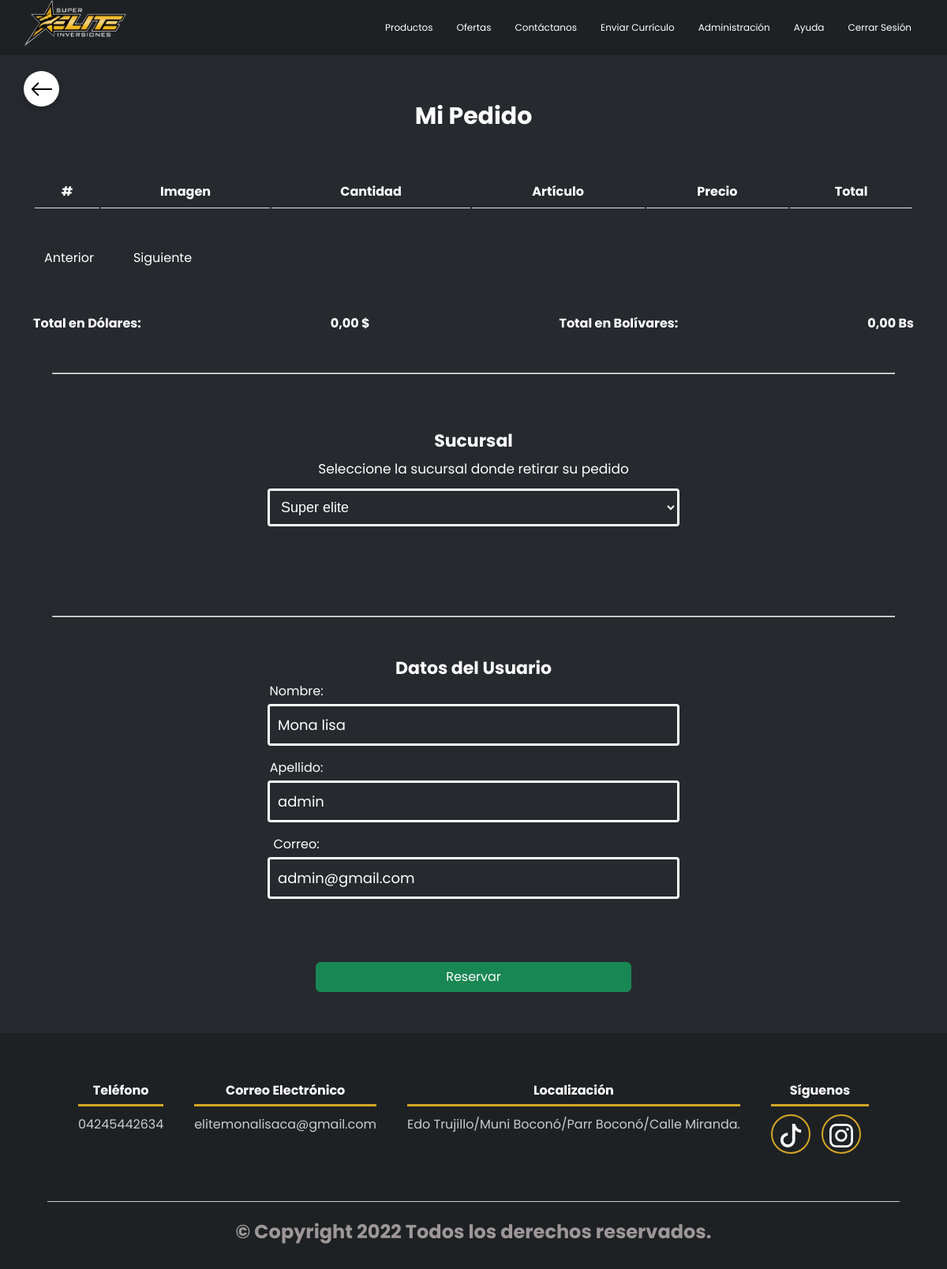
Screenshot of /pagina/reserva2.php (signed in) with the database file from the repository.
### tables this page shows
CREATE TABLE `sucursal` (
  `ID_Sucursal` int(11) NOT NULL,
  `Nombre_Sucursal` varchar(200) NOT NULL
);

CREATE TABLE `users` (
  `ID` int(11) NOT NULL,
  `Nombre` varchar(200) NOT NULL,
  `Apellido` varchar(200) NOT NULL,
  `Correo_Electronico` varchar(200) NOT NULL,
  `usuario` varchar(50) NOT NULL,
  `contrasena` varchar(200) NOT NULL,
  `Reservas_Actuales` int(2) NOT NULL,
  `Tipo_ID` int(1) NOT NULL
);

### pagina/database2.php (called while the page is built, shortened)
<?php
function listar_U($conexion,$id){
	$sql="SELECT * FROM users Where ID='$id'";
	$query=mysqli_query($conexion,$sql);
	return $query;
}
 ?>

### pagina/reserva2.php (the view, shortened to what this page needs)
<?php  session_start();
require 'database.php';
if (isset($_SESSION['usuario_id'])) {
    $records = $conn->prepare('SELECT id, usuario, contrasena FROM users WHERE id = :id');
    $records->bindparam(':id', $_SESSION['usuario_id']);
    $records->execute();
    $resultados = $records->fetch(PDO::FETCH_ASSOC);
    $user = null;
    if(count($resultados) > 0 ){
        $user = $resultados;
    }
    else{
        header('location CerrarSesion.php');
    }
}
?>
<!DOCTYPE html>
<html lang="es">
<head>
    <link rel="stylesheet" href="Estilos_pedidos_datos.css">
    <link rel="stylesheet" href="Estilos_Carrito_Compras_2.css">
    <link rel="stylesheet" href="Modal_carrito.css">
    <?php include("link.php");?>
</head>
<body style="background-color: #26292e;">
    <?php if (!empty($user) and $user['id'] == '1'): ?>
    <?php
			include("barra_de_navegacion_carrito.php");
		?>
    <br>
    <br>
    <br>
    <?php else: ?>
    <?php
			include("barra_de_navegacion3.php")
		?>
    <?php endif; ?>
    <div class="contenedor_volver">
        <div class="volver">
            <a href="reserva.php">
                <img src="svg/arrow-left.svg" alt="">
            </a>
        </div>
    </div>
    <br>
    <br>
    <div class="container">
        <p style="font-weight: bold; color: #fff; font-size: 30px; text-align: center;">Mi Pedido</p>
        <br>
        <br>
        <div class="table-responsive">
            <table style="color: #fff;" class="table" id="tblDatos">
                <thead>
                    <tr>
                        <th style="color: #fff; text-align: center;">#</th>
                        <th style="color: #fff; text-align: center;">Imagen</th>
                        <th style="color: #fff; text-align: center;">Cantidad</th>
                        <th style="color: #fff; text-align: center;">Artículo</th>
                        <th style="color: #fff; text-align: center;">Precio</th>
                        <th style="color: #fff; text-align: center;">Total</th>
                    </tr>
                </thead>
                    <?php
                include("database2.php");
                $conexion=conexion();
                                ?>
        </div>
        <br>
        <div id="paginador" class=""></div>
        <br>
        <br>
        <li class="list-group-item d-flex justify-content-between">
            <span style="text-align: left; color: #fff;"><strong>Total en Dólares:</strong></span>
            <strong style="text-align: left; color: #fff;"><?php
                if(!isset($total)){
                    $total = '0';
                }
                else{
                    $total = $total;
                }
                echo number_format($total, 2, ',', '.');  ?>&nbsp;$</strong>
            <span style="text-align: left; color: #fff;"><strong>Total en Bolívares:</strong></span>
            <strong style="text-align: left; color: #fff;"><?php
                if(!isset($total2)){
                    $total2 = '0';
                }
                else{
                    $total2 = $total2;
                }
                echo number_format($total2, 2, ',', '.');  ?>&nbsp;Bs</strong>
        </li>
    </div>
    <hr style="width: 89%; max-width: 1200px; margin: auto; margin-top: 50px;">
    <?php
   $id=$user['id'];
   $query=listar_U($conexion,$id);
   $datos= mysqli_fetch_assoc($query);
   $Nombre=$datos ['Nombre'];
   $Apellido=$datos['Apellido'];
   $Correo_Electronico=$datos['Correo_Electronico'];
?>
    <div class="container p-5">
        <p style="font-weight: bold; color: #fff; font-size: 22px; text-align: center; margin-top: 20px;">Sucursal</p>
        <center>
            <p style="color: #fff; font-size: 17px; margin-top: 6px; margin-bottom: 12px;">Seleccione la sucursal donde
                retirar su pedido</p>
        </center>
        <center><select name="sucursal" class="contenedor_datos">
                <?php
            $sql="SELECT * FROM sucursal ";
            $query = mysqli_query($conexion, $sql);
            while ($row = mysqli_fetch_assoc($query)) {
            $id = $row ['ID_Sucursal'];
            $Nombre = $row ['Nombre_Sucursal'];
            ?>
                <option id="<?php echo $Nombre; ?>" value="<?php echo $id; ?>">
                    <?php echo $Nombre; ?>
                </option>
                <?php
            }
            ?>
            </select>
        </center>
    </div>
    <hr style="width: 89%; max-width: 1200px; margin: auto; margin-top: 50px;">
    <div class="container p-5">
        <form class="row g-3 needs-validation" action="reserva3.php" method="POST" novalidate>
            <p style="font-weight: bold; color: #fff; font-size: 22px; text-align: center;">Datos del Usuario</p>
            <div class="cotenedor_input">
                <div class="col-md-6">
                    <div class="label">Nombre:</div>
                    <div class="contenedor_datos">
                        <?php echo $Nombre; ?>
                    </div>
                </div>
                <div class="col-md-6">
                    <div class="label">Apellido:</div>
                    <div class="contenedor_datos">
                        <?php echo $Apellido; ?>
                    </div>
                </div>
                <div class="col-md-6">
                    <div class="label">Correo:</div>
                    <div class="contenedor_datos">
                        <?php echo $Correo_Electronico; ?>
                    </div>
                </div>
                <br>
                <div class="boton_reservar">
                    <button style="margin-top: 40px;" class="btn_2 btn-success" type="submit">Reservar</button>
                </div>
            </div>
        </form>
    </div>
    <?php
	include("Footer.php");
	?>
</body>
</html>

### pagina/Modal_carrito.css (style rules this page uses)
.btn-success { --bs-btn-color: #fff; --bs-btn-bg: #198754; --bs-btn-border-color: #198754; --bs-btn-hover-color: #fff; --bs-btn-hover-bg: #157347; --bs-btn-hover-border-color: #146c43; --bs-btn-focus-shadow-rgb: 60, 153, 110; --bs-btn-active-color: #fff; --bs-btn-active-bg: #146c43; --bs-btn-active-border-color: #13653f; --bs-btn-active-shadow: inset 0 3px 5px rgba(0, 0, 0, 0.125); --bs-btn-disabled-color: #fff; --bs-btn-disabled-bg: #198754; --bs-btn-disabled-border-color: #198754 }

### pagina/Estilos_Menu_Desplegable_12.css (style rules this page uses)
* { margin: 0; padding: 0; box-sizing: border-box; }
body { font-family: 'Poppins', sans-serif; }
.contenedor_volver { width: 95%; max-width: 1300px; margin: auto; }
.volver { display: flex; justify-content: center; height: 45px; width: 45px; border-radius: 45px; background-color: #fff; box-shadow: 0 3px 12px rgb(0, 0,0,0.2); position: fixed; top: 90px; transition: all ease 0.5s; z-index: 4; }
.volver img { margin-top: 8px; width: 30px; }

### pagina/Estilos_modales.css (style rules this page uses)
* { margin: 0; padding: 0; -webkit-box-sizing: border-box; -moz-box-sizing: border-box; box-sizing: border-box; }
body { background-color: #26292e; font-family: 'Poppins', sans-serif; }
:root { --bs-blue: #0d6efd; --bs-indigo: #6610f2; --bs-purple: #6f42c1; --bs-pink: #d63384; --bs-red: #dc3545; --bs-orange: #fd7e14; --bs-yellow: #ffc107; --bs-green: #198754; --bs-teal: #20c997; --bs-cyan: #0dcaf0; --bs-black: #000; --bs-white: #fff; --bs-gray: #6c757d; --bs-gray-dark: #343a40; --bs-gray-100: #f8f9fa; --bs-gray-200: #e9ecef; --bs-gray-300: #dee2e6; --bs-gray-400: #ced4da; --bs-gray-500: #adb5bd; --bs-gray-600: #6c757d; --bs-gray-700: #495057; --bs-gray-800: #343a40; --bs-gray-900: #212529; --bs-primary: #0d6efd; --bs-secondary: #6c757d; --bs-success: #198754; --bs-info: #0dcaf0; --bs-warning: #ffc107; --bs-danger: #dc3545; --bs-light: #f8f9fa; --bs-dark: #212529; --bs-primary-rgb: 13, 110, 253; --bs-secondary-rgb: 108, 117, 125; --bs-success-rgb: 25, 135, 84; --bs-info-rgb: 13, 202, 240; --bs-warning-rgb: 255, 193, 7; --bs-danger-rgb: 220, 53, 69; --bs-light-rgb: 248, 249, 250; --bs-dark-rgb: 33, 37, 41; --bs-white-rgb: 255, 255, 255; --bs-black-rgb: 0, 0, 0; --bs-body-color-rgb: 33, 37, 41; --bs-body-bg-rgb: 255, 255, 255; --bs-font-sans-serif: system-ui, -apple-system, "Segoe UI", Roboto, "Helvetica Neue", "Noto Sans", "Liberation Sans", Arial, sans-serif, "Apple Color Emoji", "Segoe UI Emoji", "Segoe UI Symbol", "Noto Color Emoji"; --bs-font-monospace: SFMono-Regular, Menlo, Monaco, Consolas, "Liberation Mono", "Courier New", monospace; --bs-gradient: linear-gradient(180deg, rgba(255, 255, 255, 0.15), rgba(255, 255, 255, 0)); --bs-body-font-family: var(--bs-font-sans-serif); --bs-body-font-size: 1rem; --bs-body-font-weight: 400; --bs-body-line-height: 1.5; --bs-body-color: #212529; --bs-body-bg: #fff; --bs-border-width: 1px; --bs-border-style: solid; --bs-border-color: #dee2e6; --bs-border-color-translucent: rgba(0, 0, 0, 0.175); --bs-border-radius: 0.375rem; --bs-border-radius-sm: 0.25rem; --bs-border-radius-lg: 0.5rem; --bs-border-radius-xl: 1rem; --bs-border-radius-2xl: 2rem; --bs-border-radius-pill: 50rem; --bs-link-color: #0d6efd; --bs-link-hover-color: #0a58ca; --bs-code-color: #d63384; --bs-highlight-bg: #fff3cd }

### rows the page displays
sucursal: Nombre_Sucursal "Mona lisa"
users: Apellido "admin", Correo_Electronico "admin@gmail.com"

### other values shown
$total "0,00"
$total2 "0,00"
form field sucursal "Super elite"
